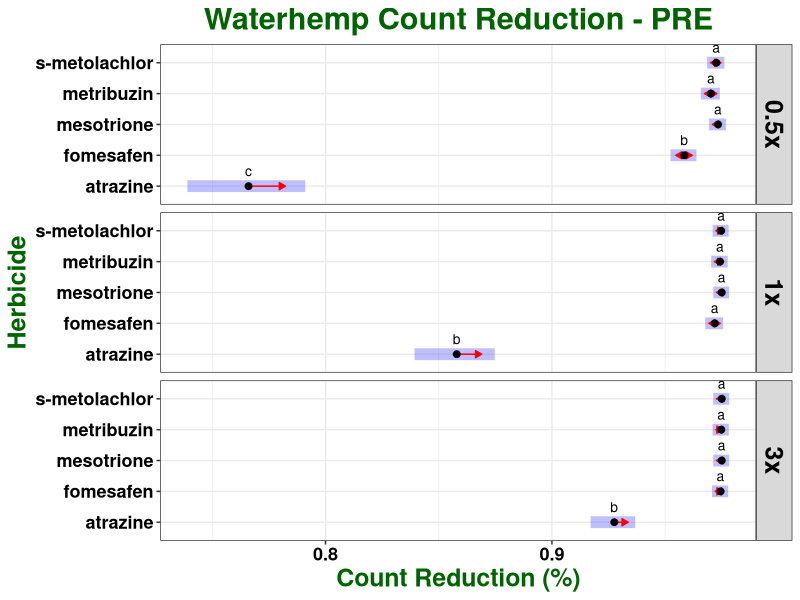

The R source for this figure: (Note: this script raises an error after producing the figure.)
## ---- chunk 1

knitr::opts_chunk$set(echo = TRUE)
library(tidyverse)
library(ggplot2)
library(car)
library(emmeans)
library(multcompView)
library(glmmTMB)
library(ggpubr)

## ---- chunk 2

waterhemp <- read.csv("All PRE_Reduction.csv")

str(waterhemp)

waterhemp$run <- as.factor(waterhemp$run)

waterhemp$pop <- as.factor(waterhemp$pop)

waterhemp$herb <- as.factor(waterhemp$herb)

waterhemp$rate <- as.factor(waterhemp$rate)

waterhemp$rep <- as.factor(waterhemp$rep)

str(waterhemp)

## ---- chunk 3

model <- glmmTMB(logit(count_red) ~ herb * rate + (1|run) + (1|pop), data = waterhemp, family = "gaussian")

## ---- chunk 4

summary(model)

## ---- chunk 5

glmmTMB:::Anova.glmmTMB(model)

## ---- chunk 6

emm_herb_rate <- emmeans(model, ~ herb|rate, adjust = "tukey", type = "response", contr = "pairwise")

emm_herb_rate

CLD_emm_herb_rate <- if(requireNamespace("multcomp")) {
    multcomp::cld(emm_herb_rate$emmeans, alpha = 0.05, Letters=letters, adjust="tukey", reversed = TRUE)}

CLD_emm_herb_rate

## ---- chunk 7

plot(emm_herb_rate, adjust = "tukey", comparisons = T, alpha = 0.05) + 
  geom_point(size = 1) +
  geom_text(aes(label = c("c", "b", "a", "a", "a",
                          "b", "a", "a", "a", "a",
                          "b", "a", "a", "a", "a")),
            vjust = -1, size = 3.5) +
  labs(title = "Waterhemp Count Reduction - PRE", 
       x = "Count Reduction (%)", 
       y = "Herbicide") + 
  facet_grid(rate ~ .) +
  theme_bw() + 
  theme (plot.title = element_text(face = "bold", hjust = 0.5, size = 22, colour = "darkgreen"), 
         axis.title = element_text(face = "bold", size = 18, colour = "darkgreen"), 
         axis.text = element_text(face = "bold", size = 13, colour = "black"),
         strip.text = element_text(face = "bold", size = 18, colour = "black")) +
  ggsave("LOGIT Tukey HSD_HERBxRATE.jpeg", units="in", width = 10, height = 7, dpi = 600)
